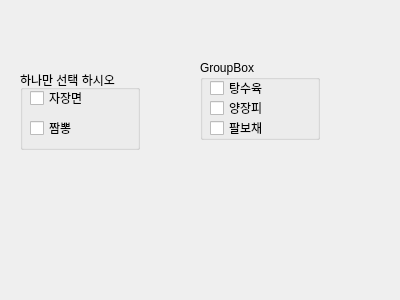
<?xml version="1.0" encoding="UTF-8"?>
<ui version="4.0">
 <class>Dialog</class>
 <widget class="QDialog" name="Dialog">
  <property name="geometry">
   <rect>
    <x>0</x>
    <y>0</y>
    <width>400</width>
    <height>300</height>
   </rect>
  </property>
  <property name="windowTitle">
   <string>Dialog</string>
  </property>
  <widget class="QGroupBox" name="groupBox">
   <property name="geometry">
    <rect>
     <x>20</x>
     <y>70</y>
     <width>120</width>
     <height>80</height>
    </rect>
   </property>
   <property name="title">
    <string>하나만 선택 하시오</string>
   </property>
   <widget class="QCheckBox" name="checkBox_A1">
    <property name="geometry">
     <rect>
      <x>10</x>
      <y>20</y>
      <width>80</width>
      <height>16</height>
     </rect>
    </property>
    <property name="text">
     <string>자장면</string>
    </property>
   </widget>
   <widget class="QCheckBox" name="checkBox_A2">
    <property name="geometry">
     <rect>
      <x>10</x>
      <y>50</y>
      <width>80</width>
      <height>16</height>
     </rect>
    </property>
    <property name="text">
     <string>짬뽕</string>
    </property>
   </widget>
  </widget>
  <widget class="QGroupBox" name="groupBox_2">
   <property name="geometry">
    <rect>
     <x>200</x>
     <y>60</y>
     <width>120</width>
     <height>80</height>
    </rect>
   </property>
   <property name="title">
    <string>GroupBox</string>
   </property>
   <widget class="QCheckBox" name="checkBox_B1">
    <property name="geometry">
     <rect>
      <x>10</x>
      <y>20</y>
      <width>80</width>
      <height>16</height>
     </rect>
    </property>
    <property name="text">
     <string>탕수육</string>
    </property>
   </widget>
   <widget class="QCheckBox" name="checkBox_B2">
    <property name="geometry">
     <rect>
      <x>10</x>
      <y>40</y>
      <width>80</width>
      <height>16</height>
     </rect>
    </property>
    <property name="text">
     <string>양장피</string>
    </property>
   </widget>
   <widget class="QCheckBox" name="checkBox_B3">
    <property name="geometry">
     <rect>
      <x>10</x>
      <y>60</y>
      <width>80</width>
      <height>16</height>
     </rect>
    </property>
    <property name="text">
     <string>팔보채</string>
    </property>
   </widget>
  </widget>
 </widget>
 <resources/>
 <connections/>
</ui>
